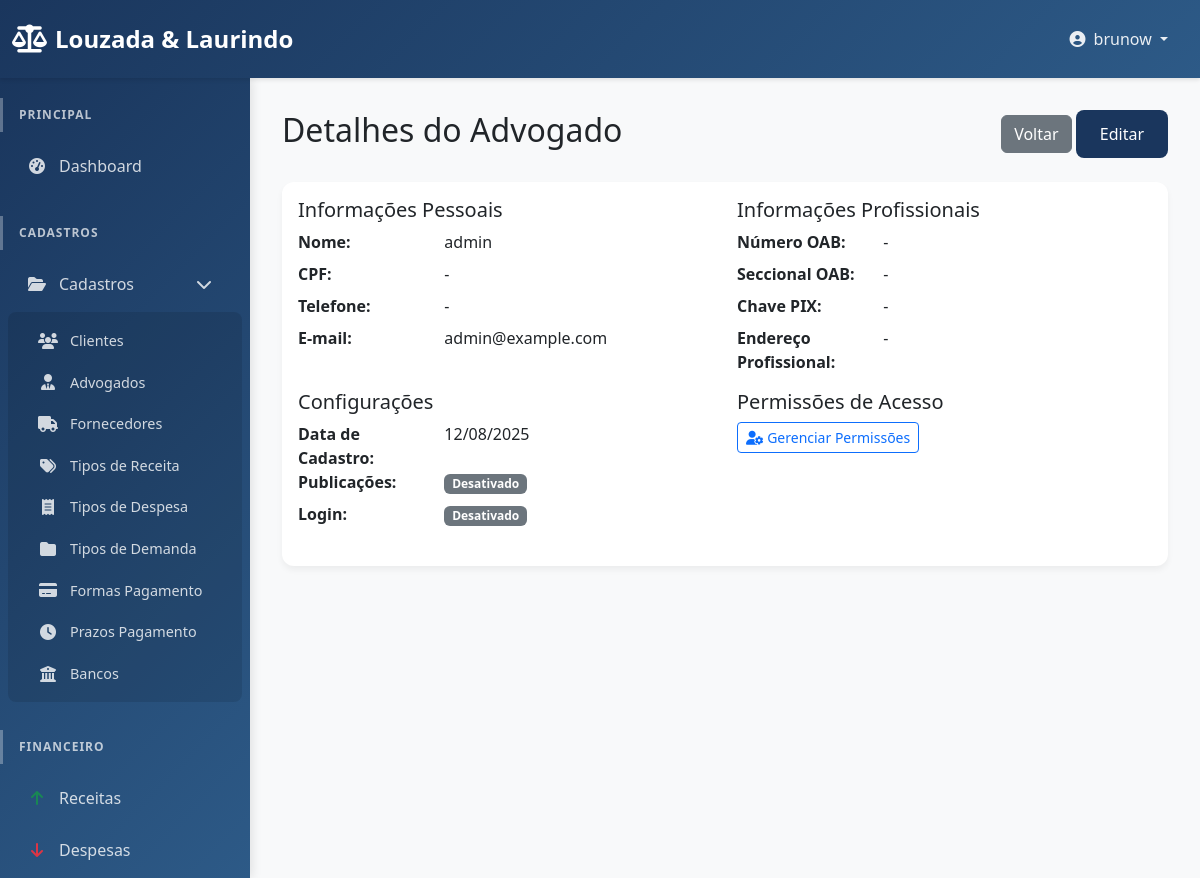
The page /dashboard/lawyers/1/ (signed in) on the database its author committed.
### users/models.py (models this page shows, shortened)
class Lawyer(AbstractUser):
    cpf = models.CharField(max_length=14, unique=True, blank=True, null=True, verbose_name="CPF")
    oab_number = models.CharField(max_length=20, blank=True, null=True, verbose_name="Número OAB")
    STATE_CHOICES = [
        ('AC', 'Acre'), ('AL', 'Alagoas'), ('AP', 'Amapá'), ('AM', 'Amazonas'),
        ('BA', 'Bahia'), ('CE', 'Ceará'), ('DF', 'Distrito Federal'), ('ES', 'Espírito Santo'),
        ('GO', 'Goiás'), ('MA', 'Maranhão'), ('MT', 'Mato Grosso'), ('MS', 'Mato Grosso do Sul'),
        ('MG', 'Minas Gerais'), ('PA', 'Pará'), ('PB', 'Paraíba'), ('PR', 'Paraná'),
        ('PE', 'Pernambuco'), ('PI', 'Piauí'), ('RJ', 'Rio de Janeiro'), ('RN', 'Rio Grande do Norte'),
        ('RS', 'Rio Grande do Sul'), ('RO', 'Rondônia'), ('RR', 'Roraima'), ('SC', 'Santa Catarina'),
        ('SP', 'São Paulo'), ('SE', 'Sergipe'), ('TO', 'Tocantins'),
    ]
    oab_section = models.CharField(max_length=2, choices=STATE_CHOICES, blank=True, null=True, verbose_name="Seccional OAB")
    phone = models.CharField(max_length=20, blank=True, null=True, verbose_name="Telefone")
    pix_key = models.CharField(max_length=255, blank=True, null=True, verbose_name="Chave PIX")
    professional_address = models.TextField(blank=True, null=True, verbose_name="Endereço Profissional")
    registration_date = models.DateField(default=timezone.now, verbose_name="Data de Cadastro")
    enable_publications = models.BooleanField(default=False, verbose_name="Publicações Ativadas")
    enable_login = models.BooleanField(default=True, verbose_name="Login Ativado")
    groups = models.ManyToManyField(
        'auth.Group',
        verbose_name='groups',
        blank=True,
        help_text='The groups this user belongs to. A user will get all permissions granted to each of their groups.',
        related_name="lawyer_set",
        related_query_name="lawyer",
    )
    user_permissions = models.ManyToManyField(
        'auth.Permission',
        verbose_name='user permissions',
        blank=True,
        help_text='Specific permissions for this user.',
        related_name="lawyer_set",
        related_query_name="lawyer",
    )

### dashboard/views.py (the view)
# urls.py: path('lawyers/<int:pk>/', views.advogado_detail, name='lawyer_detail'),
@login_required
def advogado_detail(request, pk):
    lawyer = get_object_or_404(Lawyer, pk=pk)
    return render(request, 'dashboard/lawyer_detail.html', {
        'advogado': lawyer
    })

### dashboard/templates/dashboard/lawyer_detail.html (shortened to what this page needs)
{% extends 'base.html' %}
{% block content %}
    <div class="d-flex justify-content-between align-items-center mb-4">
        <h1 class="h2">Detalhes do Advogado</h1>
        <div>
            <a href="{% url 'dashboard:lawyers' %}" class="btn btn-secondary">Voltar</a>
            <a href="{% url 'dashboard:lawyer_edit' advogado.id %}" class="btn btn-primary">Editar</a>
        </div>
    </div>
    <div class="card">
        <div class="card-body">
            <div class="row">
                <div class="col-md-6">
                    <h5 class="card-title">Informações Pessoais</h5>
                    <dl class="row">
                        <dt class="col-sm-4">Nome:</dt>
                        <dd class="col-sm-8">{{ advogado.get_full_name|default:advogado.username }}</dd>
                        <dt class="col-sm-4">CPF:</dt>
                        <dd class="col-sm-8">{{ advogado.cpf|default:"-" }}</dd>
                        <dt class="col-sm-4">Telefone:</dt>
                        <dd class="col-sm-8">{{ advogado.phone|default:"-" }}</dd>
                        <dt class="col-sm-4">E-mail:</dt>
                        <dd class="col-sm-8">{{ advogado.email|default:"-" }}</dd>
                    </dl>
                </div>
                <div class="col-md-6">
                    <h5 class="card-title">Informações Profissionais</h5>
                    <dl class="row">
                        <dt class="col-sm-4">Número OAB:</dt>
                        <dd class="col-sm-8">{{ advogado.oab_number|default:"-" }}</dd>
                        <dt class="col-sm-4">Seccional OAB:</dt>
                        <dd class="col-sm-8">{{ advogado.get_oab_section_display|default:"-" }}</dd>
                        <dt class="col-sm-4">Chave PIX:</dt>
                        <dd class="col-sm-8">{{ advogado.pix_key|default:"-" }}</dd>
                        <dt class="col-sm-4">Endereço Profissional:</dt>
                        <dd class="col-sm-8">{{ advogado.professional_address|default:"-"|linebreaks }}</dd>
                    </dl>
                </div>
            </div>
            <div class="row">
                <div class="col-md-6">
                    <h5 class="card-title">Configurações</h5>
                    <dl class="row">
                        <dt class="col-sm-4">Data de Cadastro:</dt>
                        <dd class="col-sm-8">{{ advogado.registration_date|date:"d/m/Y" }}</dd>
                        <dt class="col-sm-4">Publicações:</dt>
                        <dd class="col-sm-8">
                            {% if advogado.enable_publications %}
                                <span class="badge bg-success">Ativado</span>
                            {% else %}
                                <span class="badge bg-secondary">Desativado</span>
                            {% endif %}
                        </dd>
                        <dt class="col-sm-4">Login:</dt>
                        <dd class="col-sm-8">
                            {% if advogado.enable_login %}
                                <span class="badge bg-success">Ativado</span>
                            {% else %}
                                <span class="badge bg-secondary">Desativado</span>
                            {% endif %}
                        </dd>
                    </dl>
                </div>
                <div class="col-md-6">
                    <h5 class="card-title">Permissões de Acesso</h5>
                    <a href="#" class="btn btn-sm btn-outline-primary">
                        <i class="fas fa-user-cog"></i> Gerenciar Permissões
                    </a>
                </div>
            </div>
        </div>
    </div>
{% endblock %}

### templates/base.html (shortened to what this page needs)
<!doctype html>
<html lang="pt-BR">
<head>
    <link href="https://cdn.jsdelivr.net/npm/bootstrap@5.3.3/dist/css/bootstrap.min.css" rel="stylesheet">
    <link href="https://cdnjs.cloudflare.com/ajax/libs/font-awesome/6.4.0/css/all.min.css" rel="stylesheet">
    {% load static %}
    <link href="{% static 'dashboard/css/custom.css' %}" rel="stylesheet">
</head>
<body>
    {% if user.is_authenticated %}
    <nav class="navbar navbar-expand-lg navbar-dark sticky-top">
        <div class="container-fluid">
            <a class="navbar-brand" href="{% url 'dashboard:home' %}">
                <i class="fas fa-balance-scale"></i>
                Louzada & Laurindo
            </a>
            <div class="collapse navbar-collapse" id="navbarNav">
                <ul class="navbar-nav ms-auto">
                    <li class="nav-item dropdown">
                        <a class="nav-link dropdown-toggle" href="#" id="navbarDropdown" role="button" data-bs-toggle="dropdown" aria-expanded="false">
                            <i class="fas fa-user-circle me-1"></i>
                            {{ user.get_full_name|default:user.username }}
                        </a>
                    </li>
                </ul>
            </div>
        </div>
    </nav>
    <div class="d-flex">
        <div class="offcanvas-lg offcanvas-start sidebar" tabindex="-1" id="sidebarMenu" aria-labelledby="sidebarMenuLabel">
            <div class="offcanvas-body d-flex flex-column">
                <nav class="nav flex-column flex-grow-1">
                    <div class="nav-section">
                        <div class="nav-section-title">Principal</div>
                        <ul class="nav flex-column">
                            <li class="nav-item">
                                <a class="nav-link {% if request.resolver_match.url_name == 'home' %}active{% endif %}" href="{% url 'dashboard:home' %}">
                                    <i class="fas fa-tachometer-alt"></i>
                                    Dashboard
                                </a>
                            </li>
                        </ul>
                    </div>
                    <div class="nav-section">
                        <div class="nav-section-title">Cadastros</div>
                        <ul class="nav flex-column">
                            <li class="nav-item">
                                <a class="nav-link" data-bs-toggle="collapse" href="#cadastros-submenu" role="button" aria-expanded="true" aria-controls="cadastros-submenu">
                                    <i class="fas fa-folder-open"></i>
                                    Cadastros
                                    <i class="fas fa-chevron-down ms-auto"></i>
                                </a>
                                <div class="collapse show submenu" id="cadastros-submenu">
                                    <ul class="nav flex-column">
                                        <li class="nav-item">
                                            <a class="nav-link {% if request.resolver_match.url_name == 'clients' %}active{% endif %}" href="{% url 'dashboard:clients' %}">
                                                <i class="fas fa-users"></i>
                                                Clientes
                                            </a>
                                        </li>
                                        <li class="nav-item">
                                            <a class="nav-link {% if request.resolver_match.url_name == 'lawyers' %}active{% endif %}" href="{% url 'dashboard:lawyers' %}">
                                                <i class="fas fa-user-tie"></i>
                                                Advogados
                                            </a>
                                        </li>
                                        <li class="nav-item">
                                            <a class="nav-link" href="#">
                                                <i class="fas fa-truck"></i>
                                                Fornecedores
                                            </a>
                                        </li>
                                        <li class="nav-item">
                                            <a class="nav-link {% if request.resolver_match.url_name == 'tipo_receita_list' %}active{% endif %}" href="{% url 'dashboard:tipo_receita_list' %}">
                                                <i class="fas fa-tags"></i>
                                                Tipos de Receita
                                            </a>
                                        </li>
                                        <li class="nav-item">
                                            <a class="nav-link {% if request.resolver_match.url_name == 'tipo_despesa_list' %}active{% endif %}" href="{% url 'dashboard:tipo_despesa_list' %}">
                                                <i class="fas fa-receipt"></i>
                                                Tipos de Despesa
                                            </a>
                                        </li>
                                        <li class="nav-item">
                                            <a class="nav-link" href="#">
                                                <i class="fas fa-folder"></i>
                                                Tipos de Demanda
                                            </a>
                                        </li>
                                        <li class="nav-item">
                                            <a class="nav-link {% if request.resolver_match.url_name == 'forma_pagamento_list' %}active{% endif %}" href="{% url 'dashboard:forma_pagamento_list' %}">
                                                <i class="fas fa-credit-card"></i>
                                                Formas Pagamento
                                            </a>
                                        </li>
                                        <li class="nav-item">
                                            <a class="nav-link {% if request.resolver_match.url_name == 'prazo_pagamento_list' %}active{% endif %}" href="{% url 'dashboard:prazo_pagamento_list' %}">
                                                <i class="fas fa-clock"></i>
                                                Prazos Pagamento
                                            </a>
                                        </li>
                                        <li class="nav-item">
                                            <a class="nav-link {% if request.resolver_match.url_name == 'banco_list' %}active{% endif %}" href="{% url 'dashboard:banco_list' %}">
                                                <i class="fas fa-university"></i>
                                                Bancos
                                            </a>
                                        </li>
                                    </ul>
                                </div>
                            </li>
                        </ul>
                    </div>
                    <div class="nav-section">
                        <div class="nav-section-title">Financeiro</div>
                        <ul class="nav flex-column">
                            <li class="nav-item">
                                <a class="nav-link {% if request.resolver_match.url_name == 'receitas' %}active{% endif %}" href="{% url 'dashboard:receitas' %}">
                                    <i class="fas fa-arrow-up text-success"></i>
                                    Receitas
                                </a>
                            </li>
                            <li class="nav-item">
                                <a class="nav-link" href="#">
                                    <i class="fas fa-arrow-down text-danger"></i>
                                    Despesas
                                </a>
                            </li>
                        </ul>
                    </div>
                </nav>
            </div>
        </div>
        <div class="main-content flex-grow-1">
            {% block content %}
            {% endblock %}
        </div>
    </div>
    {% else %}
    <div class="container-fluid h-100">
    </div>
    {% endif %}
</body>
</html>

### rows shown on the page
Lawyer: get_full_name "brunow"
Lawyer: get_full_name "admin", cpf "-", phone "-", email "admin@example.com", oab_number "-", oab_section "-", pix_key "-", professional_address "-", registration_date "12/08/2025"
